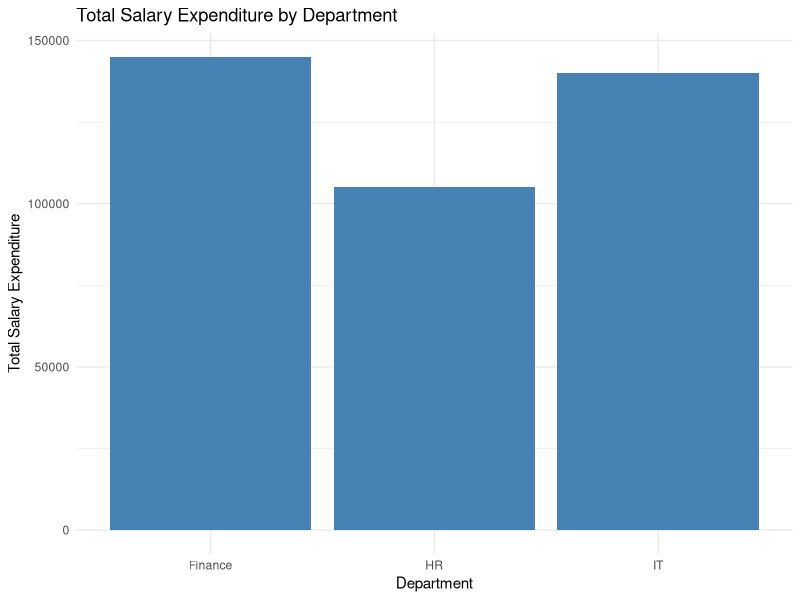

This figure's R source:
## ---- chunk 1
install.packages("tidyverse")
library(tidyverse)
## ---- chunk 2
employees <- data.frame(
		  ID = 1:6,
		  Name = c("Alice", "Bob", "Charlie", "David", "Eve", "Frank"),
		  Age = c(25, 30, 35, 40, 45, 50),
		  Department = c("HR", "IT", "Finance", "IT", "HR", "Finance"),
		  Salary = c(50000, 60000, 70000, 80000, 55000, 75000)
		)
## ---- chunk 3
print(employees)

## ---- chunk 4
str(employees)
## ---- chunk 5
summary(employees)
## ---- chunk 6
filtered_employees <- employees %>% filter(Department == "IT")
print(filtered_employees)
## ---- chunk 7
new_df <- employees %>% select(Name, Salary)
print(new_df)
## ---- chunk 8
updated_df = new_df %>% mutate(Bonus = Salary * 1.1 )
print(updated_df)
## ---- chunk 9
sorted_df <- employees %>% arrange(desc(Salary))
print(sorted_df)
## ---- chunk 10
av_sal_tot <- employees %>% summarize (mean(Salary))
print(av_sal_tot)

av_sal_dep <- employees %>% group_by(Department) %>% summarize(Average_Salary = mean(Salary, na.rm = TRUE))  # The na.rm = TRUE part ensures that any NA values are ignored when calculating the mean.
print(av_sal_dep)

## ---- chunk 11
sal_exp <- employees %>% group_by(Department) %>% summarize(dep_exp = sum(Salary, na.rm = TRUE))
print(sal_exp)

## ---- chunk 12
fil_mut_df <- employees %>% filter(Age > 30) %>% mutate(Experience = Age - 25)
print(fil_mut_df)
## ---- chunk 13
hr_df <- employees %>% filter(Department == "HR") %>% mutate(Bonus = Salary * 1.1 ) %>% arrange(desc(Bonus))
print(hr_df)
## ---- chunk 14
# Create the bar plot
ggplot(sal_exp, aes(x = Department, y = dep_exp)) +
  geom_bar(stat = "identity", fill = "steelblue") +
  labs(title = "Total Salary Expenditure by Department",
       x = "Department",
       y = "Total Salary Expenditure") +
  theme_minimal()

